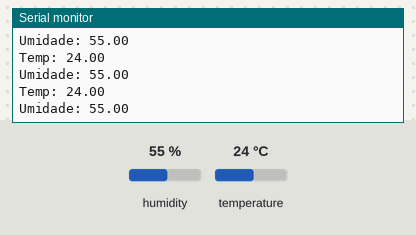
Bench run of a sketch on a simulated Arduino Uno, built with avr-gcc and run on an emulated ATmega328P. On the bench: the last lines printed to the serial monitor. The inputs (shaded band) are chosen by the test bench; at power-on: humidity 55 %, temperature 24 °C.

Above: at 2.8 s.
2.9 s: humidity set to 22 %
At 5.5 s:
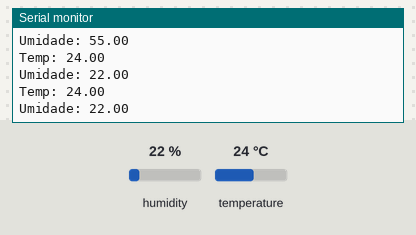
5.6 s: temperature set to 12 °C
At 6.9 s:
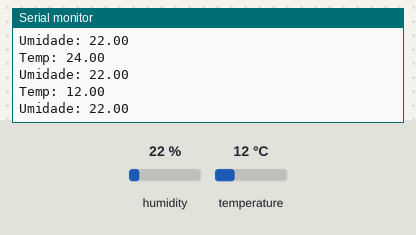
8.3 s: humidity set to 40 %
At 11.9 s:
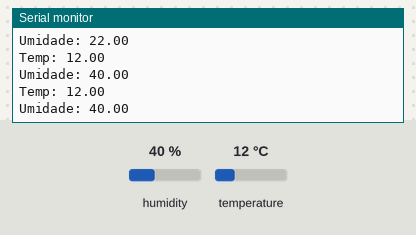
Timing chart, 0 to 13.4 s (numbered marks = the images above; inputs shaded):
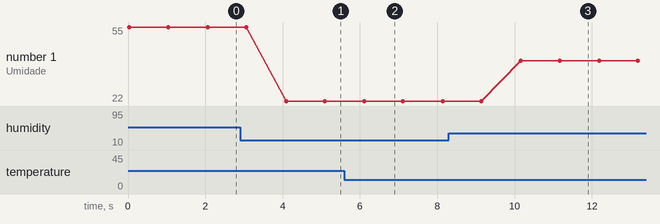

The sketch:

Temperature.ino
```cpp
#include <DHT.h>
#include <DHT_U.h>

#define DHTPIN 4
#define DHTTYPE DHT11

DHT dht(DHTPIN, DHTTYPE);
void setup() {
  Serial.begin(9600);
  dht.begin();
}

void loop() {
  float umi = dht.readHumidity();
  float temp = dht.readTemperature();

  Serial.print("Temp: ");
  Serial.println(temp);
  Serial.print("Umidade: ");
  Serial.println(umi);
  delay(1000);
}
```

Measured:
- after the input at 2.9 s, the serial monitor: prints a new line after 1.2 s (image 1)
- after the input at 5.6 s, the serial monitor: prints a new line after 0.50 s (image 2)
- after the input at 8.3 s, the serial monitor: prints a new line after 1.9 s (image 3)
- plotted number 1: 55 → 22 after the input at 2.9 s, 22 → 40 after the input at 8.3 s
